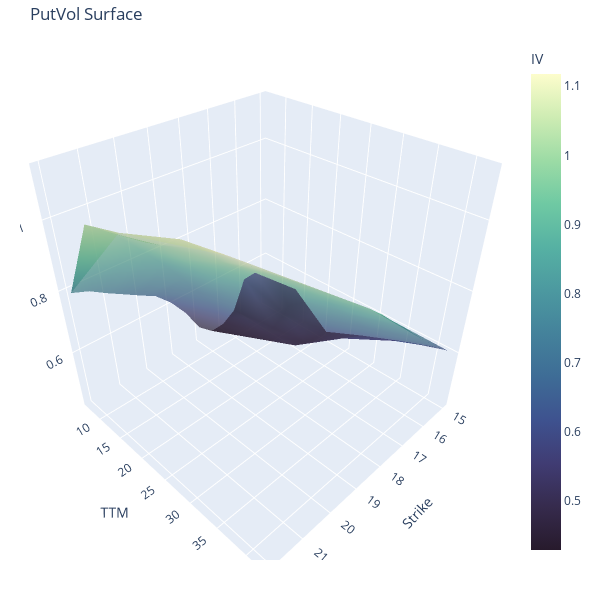

Notebook cell for this chart:
### Code cell
my_plot_function(p, color='Deep_r', title='Put')
